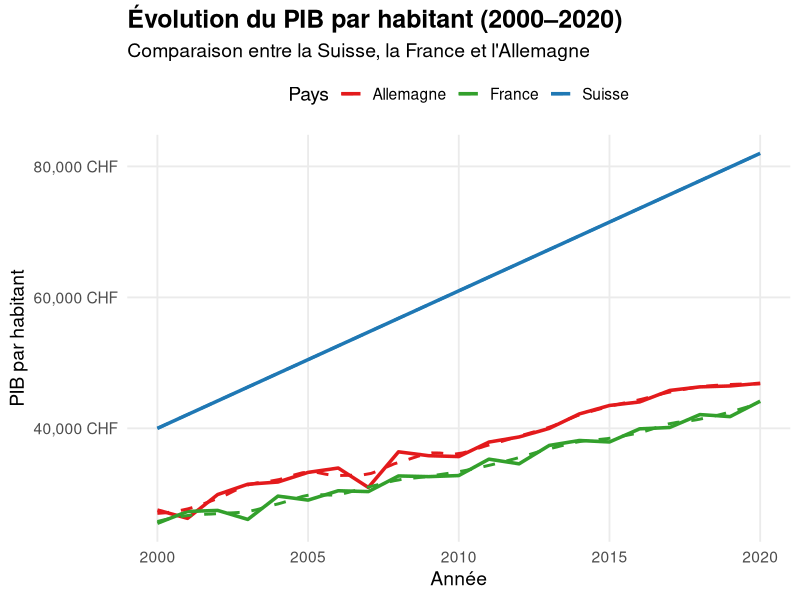

Recreate this plot in R.
# -*- coding: utf-8 -*-
# ---
# jupyter:
#   jupytext:
#     formats: R:percent
#     text_representation:
#       extension: .R
#       format_name: percent
#       format_version: '1.3'
#       jupytext_version: 1.16.4
#   kernelspec:
#     display_name: R
#     language: R
#     name: ir
# ---

# %%
# Chargement des bibliothèques
#install.packages("ggplot2")
#install.packages("dplyr")
#install.packages("scales")
library(ggplot2)
library(dplyr)
library(scales)

# Données fictives intégrées dans le code
data <- data.frame(
  year = rep(2000:2020, 3),
  country = rep(c("Suisse", "France", "Allemagne"), each = 21),
  gdp_per_capita = c(
    # Suisse
    seq(40000, 82000, length.out = 21),
    # France
    seq(25000, 43000, length.out = 21) + rnorm(21, 0, 1000),
    # Allemagne
    seq(27000, 48000, length.out = 21) + rnorm(21, 0, 1200)
  )
)

# Création de la visualisation
ggplot(data, aes(x = year, y = gdp_per_capita, color = country)) +
  geom_line(size = 1.2) +
  geom_smooth(se = FALSE, method = "loess", span = 0.3, linetype = "dashed") +
  scale_color_manual(values = c("Suisse" = "#1f78b4", "France" = "#33a02c", "Allemagne" = "#e31a1c")) +
  scale_y_continuous(labels = dollar_format(suffix = " CHF", prefix = "")) +
  labs(
    title = "Évolution du PIB par habitant (2000–2020)",
    subtitle = "Comparaison entre la Suisse, la France et l'Allemagne",
    x = "Année",
    y = "PIB par habitant",
    color = "Pays"
  ) +
  theme_minimal(base_size = 14) +
  theme(
    plot.title = element_text(face = "bold", size = 18),
    plot.subtitle = element_text(size = 14),
    legend.position = "top",
    panel.grid.minor = element_blank()
  )

#Si le graphique ne s'affiche pas, vérifiez que les trois librairy au début du code soient installées.
